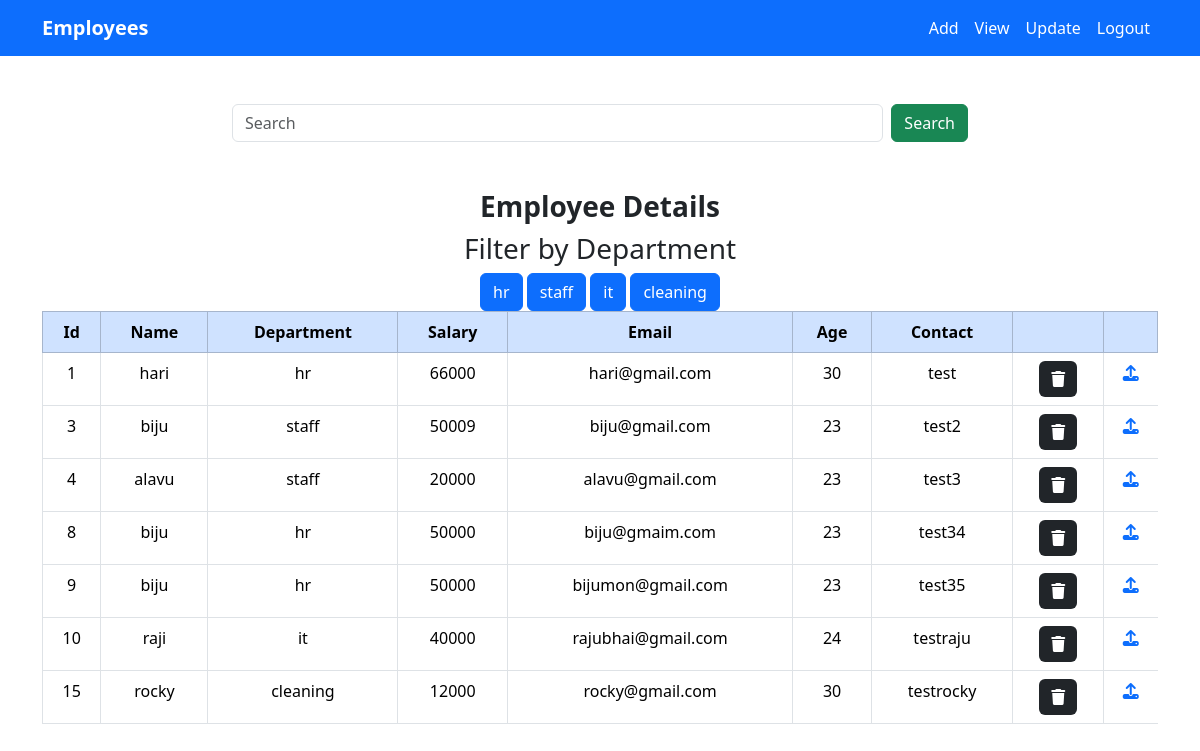
Screenshot of /list/ (signed in) with the database file from the repository.
### crm/models.py (models this page shows, shortened)
class Employees(models.Model):
    name=models.CharField(max_length=200)
    department=models.CharField(max_length=200)
    salary=models.PositiveIntegerField()
    email=models.EmailField(unique=True)
    age=models.PositiveIntegerField()
    contact=models.CharField(max_length=10,unique=True)
    profile_pic=models.ImageField(upload_to='images',null=True,blank=True)
    dob=models.DateField(null=True,blank=True)

### crm/views.py (the view, shortened to what this page needs)
# urls.py: path('list/',views.EmployeeListView.as_view(),name="emp-list"),
@method_decorator(signin_required,name="dispatch")
class EmployeeListView(View):
    def get(self,request,*args, **kwargs):
        if request.user.is_authenticated:
            form=Employees.objects.all()
            departments=Employees.objects.all().values_list("department",flat=True).distinct()
            print(departments)
            if 'department' in request.GET:
                dept=request.GET.get("department")
                form=form.filter(department__iexact=dept)
            return render(request,"emp_all.html",{"datas":form,"departments":departments})
        else:
            messages.error(request,"Session Failed")
            return redirect ("sign-in")

### crm/views.py (called while the page is built)
def signin_required(fn):
    def wrapper(request,*args, **kwargs):
        if not request.user.is_authenticated:
            messages.error(request,"please login")
            return redirect("sign-in")
        else:
            return fn(request,*args, **kwargs)
    return wrapper

### crm/templates/emp_all.html (shortened to what this page needs)
{% extends "base.html" %}
{% block navbar %}
<div class="container">
    <div class="row mt-5">
        <div class="col-2"></div>
        <div class="col-8">
            <form action="" method="post">
                <div class="d-flex ">
                    <input type="text" class="form-control me-2" placeholder="Search" name="box">
                    <button type="submit" class="d-flex btn btn-success "> Search</button>
                </div>
            </form>
        </div>
        <div class="col-2"></div>
    </div>
</div>
<div class="container text-center">
    <h1 class="fw-bold fs-3 mt-5">Employee Details</h1>
    <div>
        <h3>Filter by Department</h3>
        {%for dept in departments%}
        <a href="{%url 'emp-list'%}?department={{dept}}" class="btn btn-primary ">{{dept}}</a>
        {%endfor%}
    </div>
    <table class="table table-bordered">
        <thead class="table-primary">
            <tr>
                <th>Id</th>
                <th>Name</th>
                <th>Department</th>
                <th>Salary</th>
                <th>Email</th>
                <th>Age</th>
                <th>Contact</th>
                <th></th>
                <th></th>
            </tr>
        </thead>
        {% for data in datas %}
        <tr>
            <td>{{data.id}} </td>
            <td> {{data.name}} </td>
            <td> {{data.department}} </td>
            <td> {{data.salary}} </td>
            <td> {{data.email}} </td>
            <td> {{data.age}} </td>
            <td> {{data.contact}} </td>
            <td>
                <a href="{%url 'emp-delete' data.id%}" class="border-0 btn btn-dark"><i
                        class="fa-solid fa-trash"></i></a>
            </td>
            <td class="border-0 btn btn-dark">
                <a href="{%url 'emp-detail' data.id%}"><i class="fa-solid fa-upload"></i></a>
            </td>
        </tr>
        {% endfor %}
    </table>
</div>
{% endblock navbar %}

### crm/templates/base.html (shortened to what this page needs)
<!DOCTYPE html>
<html lang="en">
<head>
</head>
<link rel="stylesheet" href="https://cdnjs.cloudflare.com/ajax/libs/font-awesome/6.4.2/css/all.min.css"
 />
<link href="https://cdn.jsdelivr.net/npm/bootstrap@5.3.2/dist/css/bootstrap.min.css" rel="stylesheet"
>
<body>
    <nav class="navbar navbar-expand-lg bg-primary">
        <div class="container">
            <a class="navbar-brand text-white fw-bold" href="{%url 'index'%}">Employees</a>
            <div class="collapse navbar-collapse " id="navbarNav">
                <ul class="navbar-nav ms-auto ">
                    <li class="nav-item">
                        <a class="nav-link active text-white" aria-current="page" href="{%url 'emp-add'%}">Add</a>
                    </li>
                    <li class="nav-item ">
                        <a class="nav-link text-white" href="{%url 'emp-list'%}">View</a>
                    </li>
                    <li class="nav-item">
                        <a class="nav-link text-white" href="">Update</a>
                    </li>
                    <li class="nav-item">
                        <a class="nav-link text-white" href="{%url 'sign-out'%}">Logout</a>
                    </li>
                </ul>
            </div>
        </div>
    </nav>
    {% block navbar %}
    {%endblock%}
</body>
</html>

### crm/templates/base.html (style rules this page uses)
body { overflow-x: hidden; }

### rows the page displays
Employees: id "1", name "hari", department "hr", salary "66000", email "hari@gmail.com", age "30", contact "test"
Employees: id "3", name "biju", department "staff", salary "50009", email "biju@gmail.com", age "23", contact "test2"
Employees: id "4", name "alavu", department "staff", salary "20000", email "alavu@gmail.com", age "23", contact "test3"
Employees: id "8", name "biju", department "hr", salary "50000", email "biju@gmaim.com", age "23", contact "test34"
Employees: id "9", name "biju", department "hr", salary "50000", email "bijumon@gmail.com", age "23", contact "test35"
Employees: id "10", name "raji", department "it", salary "40000", email "rajubhai@gmail.com", age "24", contact "testraju"
Employees: id "15", name "rocky", department "cleaning", salary "12000", email "rocky@gmail.com", age "30", contact "testrocky"

### other values shown
{{ dept }} "hr" "staff" "it" "cleaning"
